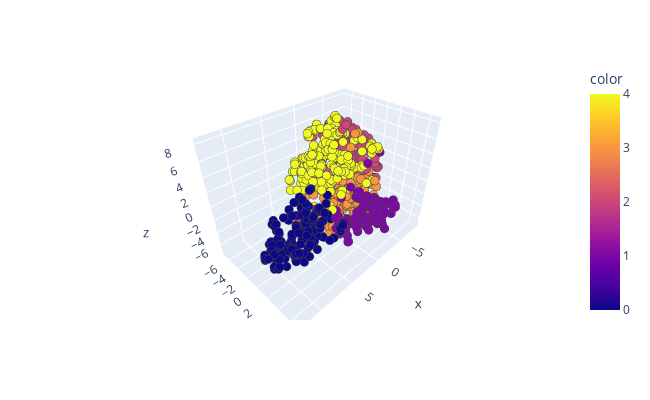

Here is the notebook cell this chart was saved with:
### Code cell
kmeans = cluster.KMeans(n_clusters=5, random_state=42)
kmeans.fit_predict(X)
tsne = TSNE(n_components=3, perplexity=50, init='pca', learning_rate='auto', 
            random_state=42)
df_tsne = pd.DataFrame(tsne.fit_transform(X))
df_tsne['c'] = kmeans.labels_
fig = px.scatter_3d(x=df_tsne[0], y=df_tsne[1], z=df_tsne[2],
              color=df_tsne['c'], width=650, height=400)
fig.update_traces(marker={'size':3}, marker_line_width=0.5)
#fig.write_html('clusters_nonans.html')
fig.show()

### Figure 1 — Plotly figure (JSON) as saved in the notebook; plotly's stock layout.template omitted (floating-point values rounded to 4 significant figures; data arrays with more than 128 entries replaced by an {"elided": "..."} marker saying what was removed)
{"data": [{"hovertemplate": "x=%{x}<br>y=%{y}<br>z=%{z}<br>color=%{marker.color}<extra></extra>", "legendgroup": "", "marker": {"color": {"elided": "800 int values"}, "coloraxis": "coloraxis", "line": {"width": 0.5}, "size": 3, "symbol": "circle"}, "mode": "markers", "name": "", "scene": "scene", "showlegend": false, "type": "scatter3d", "x": {"elided": "800 float values"}, "y": {"elided": "800 float values"}, "z": {"elided": "800 float values"}}], "layout": {"coloraxis": {"colorbar": {"title": {"text": "color"}}, "colorscale": [[0, "#0d0887"], [0.1111, "#46039f"], [0.2222, "#7201a8"], [0.3333, "#9c179e"], [0.4444, "#bd3786"], [0.5556, "#d8576b"], [0.6667, "#ed7953"], [0.7778, "#fb9f3a"], [0.8889, "#fdca26"], [1, "#f0f921"]]}, "height": 400, "legend": {"tracegroupgap": 0}, "margin": {"t": 60}, "scene": {"domain": {"x": [0, 1], "y": [0, 1]}, "xaxis": {"title": {"text": "x"}}, "yaxis": {"title": {"text": "y"}}, "zaxis": {"title": {"text": "z"}}}, "width": 650}}
